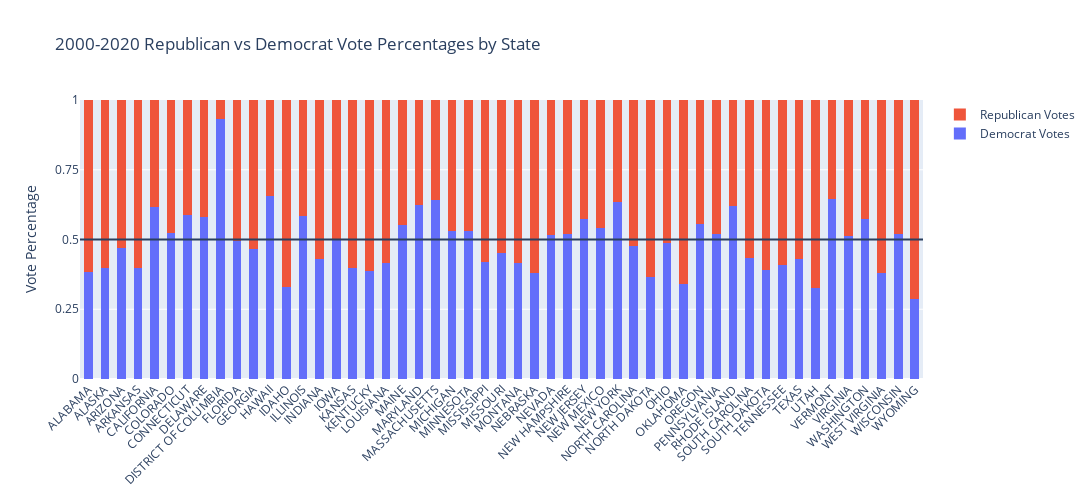

Notebook source saved alongside this figure:
### Code cell
x = election_df_new['state']

plot = go.Figure(data=[go.Bar(
    name = 'Democrat Votes',
    x = x,
    y = election_df_new["DEMOCRAT_VOTES"]/election_df_new["TOTAL_VOTES"]
   ),
                       go.Bar(
    name = 'Republican Votes',
    x = x,
    y = election_df_new["REPUBLICAN_VOTES"]/election_df_new["TOTAL_VOTES"]
                        
   )
    
])
plot.update_layout(barmode='stack', title_text='2000-2020 Republican vs Democrat Vote Percentages by State', xaxis_tickangle=-45, 
                   yaxis_title="Vote Percentage",bargroupgap=0.35, width=2000, height=500, yaxis_range=[0,1])
plot.update_traces(marker_line_width=0)
plot.update_yaxes(tickvals=[0, 0.25, 0.50, 0.75, 1])
plot.add_hline(y=0.50)
plot.show()

### Figure 1 — Plotly figure (JSON) as saved in the notebook; plotly's stock layout.template omitted (floating-point values rounded to 4 significant figures)
{"data": [{"marker": {"line": {"width": 0}}, "name": "Democrat Votes", "type": "bar", "x": ["ALABAMA", "ALASKA", "ARIZONA", "ARKANSAS", "CALIFORNIA", "COLORADO", "CONNECTICUT", "DELAWARE", "DISTRICT OF COLUMBIA", "FLORIDA", "GEORGIA", "HAWAII", "IDAHO", "ILLINOIS", "INDIANA", "IOWA", "KANSAS", "KENTUCKY", "LOUISIANA", "MAINE", "MARYLAND", "MASSACHUSETTS", "MICHIGAN", "MINNESOTA", "MISSISSIPPI", "MISSOURI", "MONTANA", "NEBRASKA", "NEVADA", "NEW HAMPSHIRE", "NEW JERSEY", "NEW MEXICO", "NEW YORK", "NORTH CAROLINA", "NORTH DAKOTA", "OHIO", "OKLAHOMA", "OREGON", "PENNSYLVANIA", "RHODE ISLAND", "SOUTH CAROLINA", "SOUTH DAKOTA", "TENNESSEE", "TEXAS", "UTAH", "VERMONT", "VIRGINIA", "WASHINGTON", "WEST VIRGINIA", "WISCONSIN", "WYOMING"], "y": [0.3821, 0.3977, 0.4712, 0.3996, 0.615, 0.5239, 0.5871, 0.5821, 0.9315, 0.4945, 0.4653, 0.6544, 0.3296, 0.5848, 0.4319, 0.497, 0.3993, 0.3877, 0.4171, 0.551, 0.6241, 0.6412, 0.5315, 0.5287, 0.4206, 0.453, 0.4157, 0.3782, 0.5179, 0.521, 0.5731, 0.5405, 0.633, 0.4774, 0.3659, 0.4879, 0.3402, 0.5554, 0.5189, 0.6214, 0.4349, 0.3912, 0.4096, 0.4318, 0.3272, 0.6467, 0.5132, 0.5728, 0.3784, 0.5183, 0.2883]}, {"marker": {"line": {"width": 0}}, "name": "Republican Votes", "type": "bar", "x": ["ALABAMA", "ALASKA", "ARIZONA", "ARKANSAS", "CALIFORNIA", "COLORADO", "CONNECTICUT", "DELAWARE", "DISTRICT OF COLUMBIA", "FLORIDA", "GEORGIA", "HAWAII", "IDAHO", "ILLINOIS", "INDIANA", "IOWA", "KANSAS", "KENTUCKY", "LOUISIANA", "MAINE", "MARYLAND", "MASSACHUSETTS", "MICHIGAN", "MINNESOTA", "MISSISSIPPI", "MISSOURI", "MONTANA", "NEBRASKA", "NEVADA", "NEW HAMPSHIRE", "NEW JERSEY", "NEW MEXICO", "NEW YORK", "NORTH CAROLINA", "NORTH DAKOTA", "OHIO", "OKLAHOMA", "OREGON", "PENNSYLVANIA", "RHODE ISLAND", "SOUTH CAROLINA", "SOUTH DAKOTA", "TENNESSEE", "TEXAS", "UTAH", "VERMONT", "VIRGINIA", "WASHINGTON", "WEST VIRGINIA", "WISCONSIN", "WYOMING"], "y": [0.6179, 0.6023, 0.5288, 0.6004, 0.385, 0.4761, 0.4129, 0.4179, 0.06848, 0.5055, 0.5347, 0.3456, 0.6704, 0.4152, 0.5681, 0.503, 0.6007, 0.6123, 0.5829, 0.449, 0.3759, 0.3588, 0.4685, 0.4713, 0.5794, 0.547, 0.5843, 0.6218, 0.4821, 0.479, 0.4269, 0.4595, 0.367, 0.5226, 0.6341, 0.5121, 0.6598, 0.4446, 0.4811, 0.3786, 0.5651, 0.6088, 0.5904, 0.5682, 0.6728, 0.3533, 0.4868, 0.4272, 0.6216, 0.4817, 0.7117]}], "layout": {"bargroupgap": 0.35, "barmode": "stack", "height": 500, "shapes": [{"type": "line", "x0": 0, "x1": 1, "xref": "x domain", "y0": 0.5, "y1": 0.5, "yref": "y"}], "title": {"text": "2000-2020 Republican vs Democrat Vote Percentages by State"}, "width": 2000, "xaxis": {"tickangle": -45}, "yaxis": {"range": [0, 1], "tickvals": [0, 0.25, 0.5, 0.75, 1], "title": {"text": "Vote Percentage"}}}}
